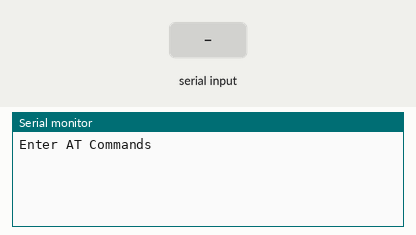
This sketch was run on a simulated Arduino Uno, built with avr-gcc and run on an emulated ATmega328P. On the bench: the last lines printed to the serial monitor. Inputs (shaded band) come from the test bench.

Above: at 1.2 s.
1.3 s: "1" received over the second serial link
At 2.5 s:
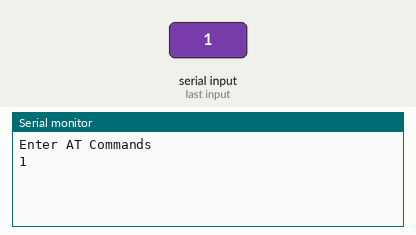
2.8 s: "0" received over the second serial link
At 3.9 s:
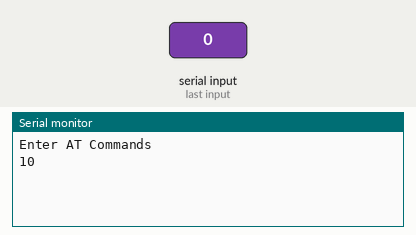

Measured:
- after the input at 1.3 s, the serial monitor: prints a new line at once (image 1)
- after the input at 2.8 s, the serial monitor: prints a new line at once (image 2)

The sketch:

HC06_basic.ino
```cpp
//Contributed by ShripadJagtap & Phantonym21
//Basic code to check and interface the working of HC-06 bluetooth module


#include <SoftwareSerial.h>
SoftwareSerial BTSerial (2,3);
void setup() {
  // put your setup code here, to run once:
  Serial.begin(9600);
  Serial.println("Enter AT Commands");
  BTSerial.begin(9600);
}

void loop() {
  // put your main code here, to run repeatedly:
  if(BTSerial.available()){
    Serial.write(BTSerial.read());
  }
  if(Serial.available()){
    BTSerial.write(Serial.read());
  }
}
```
